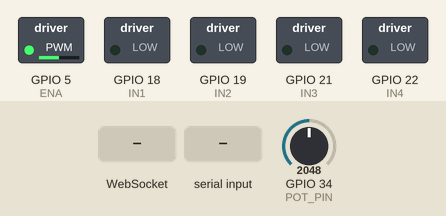
Recording of a sketch running on a simulated ESP32. On the bench: switched loads named in the sketch (green lamp = pin HIGH). Inputs (shaded band) come from the test bench; at power-on: GPIO 34 (POT_PIN) = 2048. What the sketch prints to the serial monitor is not drawn.

Above: at 1.2 s.
1.3 s: GPIO 34 (POT_PIN) set to 2866
At 1.8 s:
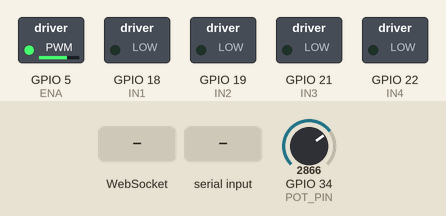
2.8 s: WebSocket text "UP" received
At 3.3 s:
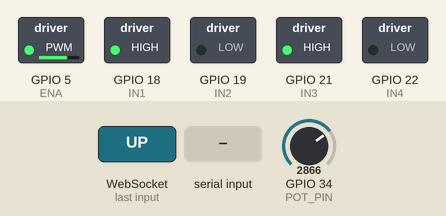
4.3 s: WebSocket text "DOWN" received
At 4.8 s:
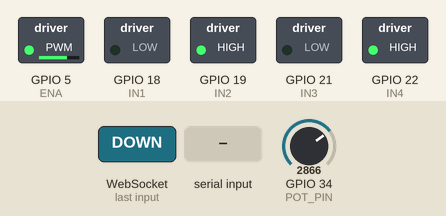
5.8 s: GPIO 34 (POT_PIN) set to 3603
At 6.3 s:
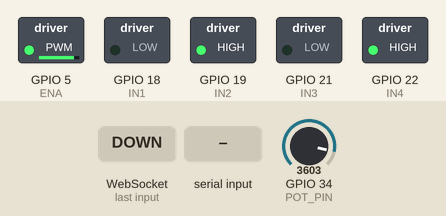
7.3 s: "speed,\n" received over Serial
At 7.7 s:
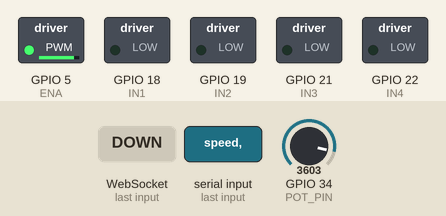
8.8 s: WebSocket text "LEFT" received
At 9.2 s:
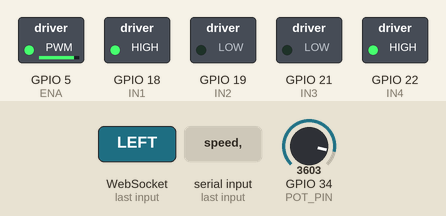
Timing chart, 0 to 11.3 s (numbered marks = the images above; inputs shaded):
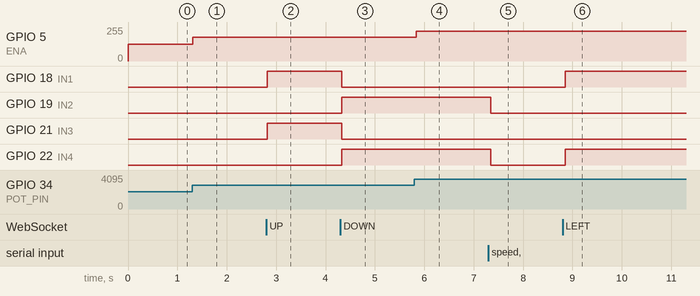

Measured:
- after the input at 1.3 s, GPIO 5 (ENA): 127/255 → 177/255 at once
- after the input at 2.8 s, GPIO 18 (IN1), GPIO 21 (IN3): LOW → HIGH at once
- after the input at 4.3 s, GPIO 18 (IN1), GPIO 21 (IN3): HIGH → LOW at once; GPIO 19 (IN2), GPIO 22 (IN4): LOW → HIGH at once
- after the input at 5.8 s, GPIO 5 (ENA): 177/255 → 223/255 at once
- after the input at 7.3 s, GPIO 19 (IN2), GPIO 22 (IN4): HIGH → LOW at once
- after the input at 8.8 s, GPIO 18 (IN1), GPIO 22 (IN4): LOW → HIGH after 0.05 s

The sketch:

dk_mt.ino
```cpp
#include <WiFi.h>
#include <WebServer.h>
#include <WebSocketsServer.h>

const char* ssid = "ESP32_WIFI";   // Tên WiFi
const char* password = "12345678"; // Mật khẩu WiFi

WebServer server(80);
WebSocketsServer webSocket(81);

#define LED_PIN 2         // Chân GPIO điều khiển LED (nếu cần)
#define ENA 5             // Chân PWM điều khiển tốc độ động cơ
#define IN1 18            // Chân điều khiển động cơ 1
#define IN2 19            // Chân điều khiển động cơ 1
#define IN3 21            // Chân điều khiển động cơ 2
#define IN4 22            // Chân điều khiển động cơ 2
#define POT_PIN 34        // Chân đọc giá trị từ Potentiometer

#define PWM_CHANNEL 0     // Kênh PWM
#define PWM_FREQ 5000     // Tần số PWM (Hz)
#define PWM_RESOLUTION 8  // Độ phân giải (8-bit, giá trị từ 0-255)

#define FORWARD 8
#define BACKWARD 2
#define LEFT 4
#define RIGHT 6
#define STOP 5


bool ledState = false;   // LED mặc định tắt
int brightness = 127;    // Độ sáng LED mặc định (nếu LED bật)
int speed = 100;         // Tốc độ di chuyển mặc định


// Hàm điều khiển động cơ
void moveCar(int motorDirection) {
 if (motorDirection == FORWARD) {
    digitalWrite(IN1, HIGH);
    digitalWrite(IN2, LOW);
    digitalWrite(IN3, HIGH);
    digitalWrite(IN4, LOW);
  } else if (motorDirection == BACKWARD) {
    digitalWrite(IN1, LOW);
    digitalWrite(IN2, HIGH);
    digitalWrite(IN3, LOW);
    digitalWrite(IN4, HIGH);
  }else if (motorDirection == LEFT) {
      digitalWrite(IN1, HIGH);
    digitalWrite(IN2, LOW);
    digitalWrite(IN3, LOW);
    digitalWrite(IN4, HIGH);
   }
   else if (motorDirection == RIGHT) {
       digitalWrite(IN1, LOW);
    digitalWrite(IN2, HIGH);
    digitalWrite(IN3, HIGH);
    digitalWrite(IN4, LOW);
   }

    else if (motorDirection == STOP) {
       digitalWrite(IN1, LOW);
    digitalWrite(IN2, LOW);
    digitalWrite(IN3, LOW);
    digitalWrite(IN4, LOW);
   }


   else {  // Dừng động cơ
    digitalWrite(IN1, LOW);
    digitalWrite(IN2, LOW);
    digitalWrite(IN3, LOW);
    digitalWrite(IN4, LOW);
  }
}


// Giao diện web được lưu ở flash (PROGMEM)
const char MAIN_page[] PROGMEM = R"rawliteral(
<!DOCTYPE html>
<html lang="vi">
<head>
  <meta charset="UTF-8">
  <meta name="viewport" content="width=device-width, initial-scale=1.0">
  <title>ESP32 Điều Khiển</title>
  <script>
    var socket;
    function init() {
      socket = new WebSocket("ws://" + window.location.hostname + ":81/");
      socket.onmessage = function(event) {
        // Có thể cập nhật giao diện nếu cần
      };
    }
    // Hàm gửi lệnh qua WebSocket
    function sendCommand(command) {
      socket.send(command);
    }
    // Hàm gửi giá trị tốc độ từ slider (nếu cần)
    function sendSpeed(value) {
      socket.send("speed," + value);
    }
  </script>
  <style>
    body { font-family: Arial, sans-serif; text-align: center; }
    .btn { padding: 20px; font-size: 24px; margin: 5px; cursor: pointer; }
    .grid {
      display: grid;
      grid-template-columns: repeat(3, 1fr);
      gap: 10px;
      width: 300px;
      margin: auto;
    }
  </style>
</head>
<body onload="init()">
  <h1>ESP32 Điều Khiển 4 Hướng</h1>
  <div class="grid">
    <div></div>
    <!-- Nút trên -->
    <button class="btn"
            ontouchstart="sendCommand('UP');"
            onmousedown="sendCommand('UP');">⬆️</button>
    <div></div>

    <!-- Nút trái -->
    <button class="btn"
            ontouchstart="sendCommand('LEFT');"
            onmousedown="sendCommand('LEFT');">⬅️</button>
    <!-- Nút chính giữa: STOP -->
    <button class="btn"
            ontouchstart="sendCommand('STOP');"
            onmousedown="sendCommand('STOP');">⏹</button>
    <!-- Nút phải -->
    <button class="btn"
            ontouchstart="sendCommand('RIGHT');"
            onmousedown="sendCommand('RIGHT');">➡️</button>

    <div></div>
    <!-- Nút dưới -->
    <button class="btn"
            ontouchstart="sendCommand('DOWN');"
            onmousedown="sendCommand('DOWN');">⬇️</button>
    <div></div>
  </div>
  <br>
  <!-- Các nút khác: tăng tốc và bật/tắt LED -->
  <button class="btn" onclick="sendCommand('BOOST')">🚀 Tăng tốc</button>
  <button class="btn" onclick="sendCommand('TOGGLE_LED')">💡 Bật/Tắt Đèn</button>
  <br><br>
  <p>Tốc độ: <span id="speedValue">100</span></p>
  <input id="slider" type="range" min="0" max="255" value="100" oninput="sendSpeed(this.value)">
</body>
</html>
)rawliteral";

// Hàm xử lý trang chủ (giao diện web)
void handleRoot() {
  server.send(200, "text/html", MAIN_page);
}

// Hàm xử lý các sự kiện WebSocket
void webSocketEvent(uint8_t num, WStype_t type, uint8_t* payload, size_t length) {
  if (type == WStype_TEXT) {
    String message = (char*)payload;

    // Xử lý lệnh thay đổi tốc độ (nếu sử dụng slider)
    if (message.startsWith("speed,")) {
      speed = message.substring(6).toInt();
      Serial.print("Tốc độ mới: ");
      Serial.println(speed);
    }
    // Xử lý lệnh di chuyển
    else if (message == "UP") {
      moveCar(FORWARD);
    }
    else if (message == "DOWN") {
      moveCar(BACKWARD);
    }
    else if (message == "LEFT") {
      moveCar(LEFT);
    }
    else if (message == "RIGHT") {
      moveCar(RIGHT);
    }
    // Xử lý lệnh dừng (STOP) từ nút chính giữa
    else if (message == "STOP") {
      moveCar(STOP);
    }
    // Xử lý nút tăng tốc
    else if (message == "BOOST") {
      speed += 50;
      if (speed > 255) speed = 255;
      Serial.print("Tăng tốc lên: ");
      Serial.println(speed);
    }
    // Xử lý nút bật/tắt LED
    else if (message == "TOGGLE_LED") {
      ledState = !ledState;
      ledcWrite(PWM_CHANNEL, ledState ? brightness : 0);
      Serial.println(ledState ? "LED BẬT" : "LED TẮT");
    }
  }
}


void setup() {
  Serial.begin(115200);
  WiFi.softAP(ssid, password);

  Serial.println("WiFi Access Point started!");
  Serial.print("IP Address: ");
  Serial.println(WiFi.softAPIP());

  server.on("/", handleRoot);
  server.begin();

  webSocket.begin();
  webSocket.onEvent(webSocketEvent);

  pinMode(IN1, OUTPUT);
  pinMode(IN2, OUTPUT);
  pinMode(IN3, OUTPUT);
  pinMode(IN4, OUTPUT);
  pinMode(POT_PIN, INPUT);

  // Cấu hình PWM cho chân ENA
  ledcSetup(PWM_CHANNEL, PWM_FREQ, PWM_RESOLUTION);
  ledcAttachPin(ENA, PWM_CHANNEL);
  ledcWrite(PWM_CHANNEL, 0); // Mặc định tắt LED

  Serial.println("ESP32 đã sẵn sàng!");
}

void loop() {
  int potValue = analogRead(POT_PIN);  // Đọc giá trị từ potentiometer (0-4095 trên ESP32)
  int motorSpeed = map(potValue, 0, 4095, 0, 255);  // Chuyển đổi thành giá trị PWM (0-255)

  server.handleClient();
  webSocket.loop();

  if (Serial.available()) {  // Kiểm tra nếu có dữ liệu từ Serial
    String command = Serial.readStringUntil('\n');  // Đọc toàn bộ lệnh
    command.trim();  // Xóa khoảng trắng thừa

    int commandInt = command.toInt();  // Chuyển thành số nguyên
    Serial.println(commandInt);  // In ra để kiểm tra
    moveCar(commandInt);
  }

  ledcWrite(PWM_CHANNEL, motorSpeed);  // Điều chỉnh tốc độ động cơ
  delay(100);  // Chờ một chút trước khi đọc lại giá trị
}
```
